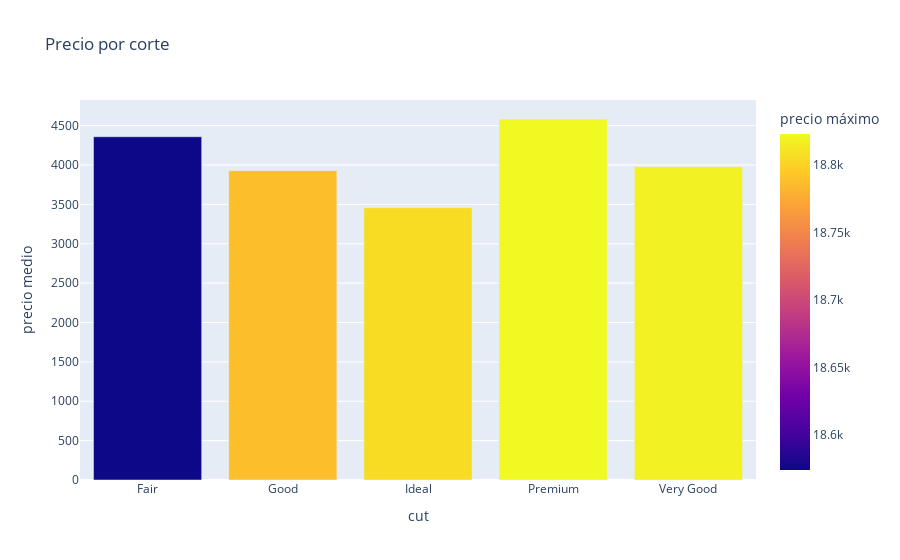

Source (notebook cell):
### Code cell
px.bar(df_cut, x="cut", y="mean", color="max", title= "Precio por corte", 
       labels={"mean": "precio medio", "max": "precio máximo"})

### Figure 1 — Plotly figure (JSON) as saved in the notebook; plotly's stock layout.template omitted (floating-point values rounded to 4 significant figures)
{"data": [{"alignmentgroup": "True", "hovertemplate": "cut=%{x}<br>precio medio=%{y}<br>precio máximo=%{marker.color}<extra></extra>", "legendgroup": "", "marker": {"color": [18574, 18788, 18806, 18823, 18818], "coloraxis": "coloraxis", "pattern": {"shape": ""}}, "name": "", "offsetgroup": "", "orientation": "v", "showlegend": false, "textposition": "auto", "type": "bar", "x": ["Fair", "Good", "Ideal", "Premium", "Very Good"], "xaxis": "x", "y": [4359.0, 3929.0, 3458.0, 4584.0, 3979.0], "yaxis": "y"}], "layout": {"barmode": "relative", "coloraxis": {"colorbar": {"title": {"text": "precio máximo"}}, "colorscale": [[0, "#0d0887"], [0.1111, "#46039f"], [0.2222, "#7201a8"], [0.3333, "#9c179e"], [0.4444, "#bd3786"], [0.5556, "#d8576b"], [0.6667, "#ed7953"], [0.7778, "#fb9f3a"], [0.8889, "#fdca26"], [1, "#f0f921"]]}, "legend": {"tracegroupgap": 0}, "title": {"text": "Precio por corte"}, "xaxis": {"anchor": "y", "domain": [0, 1], "title": {"text": "cut"}}, "yaxis": {"anchor": "x", "domain": [0, 1], "title": {"text": "precio medio"}}}}
